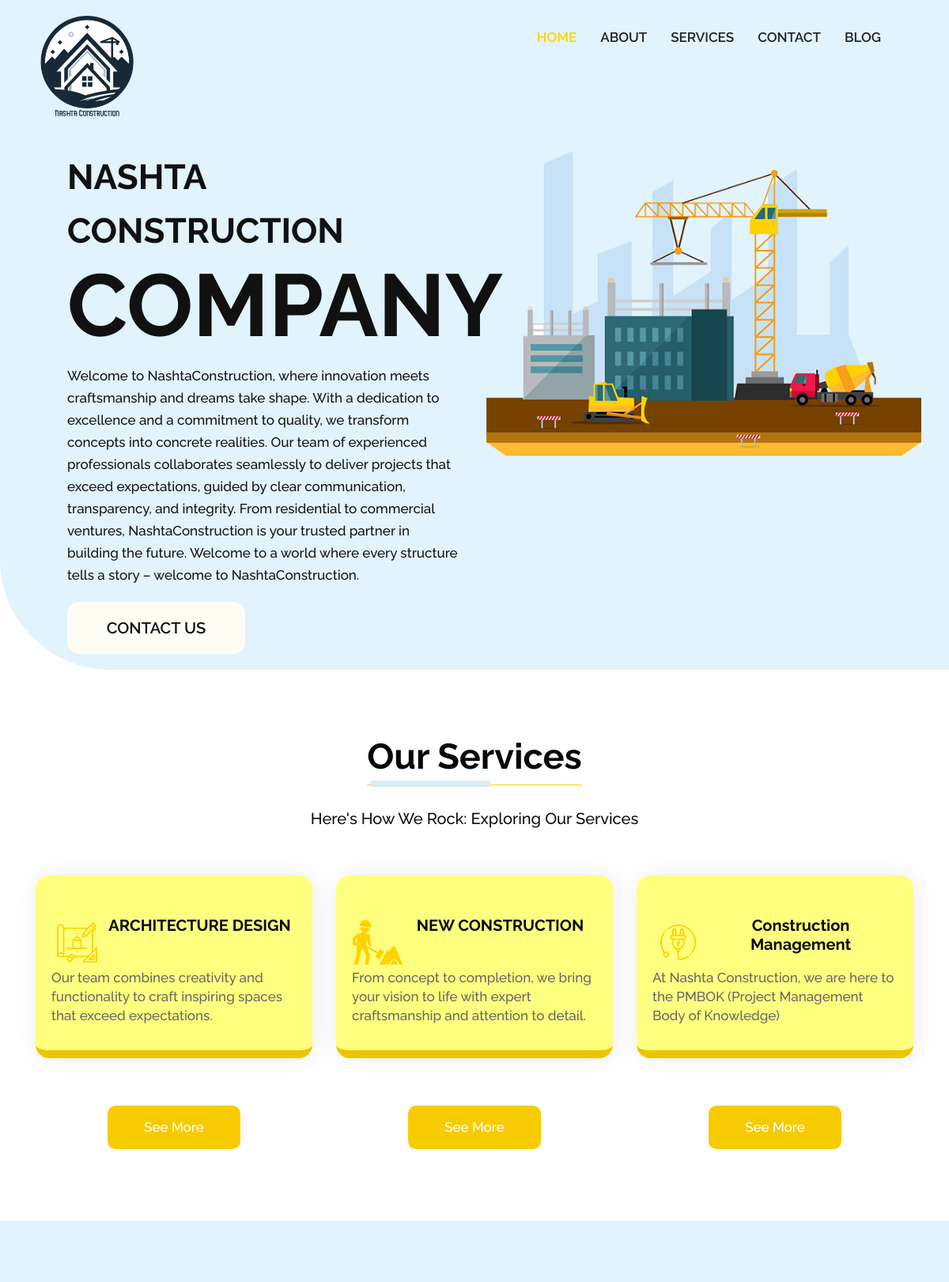
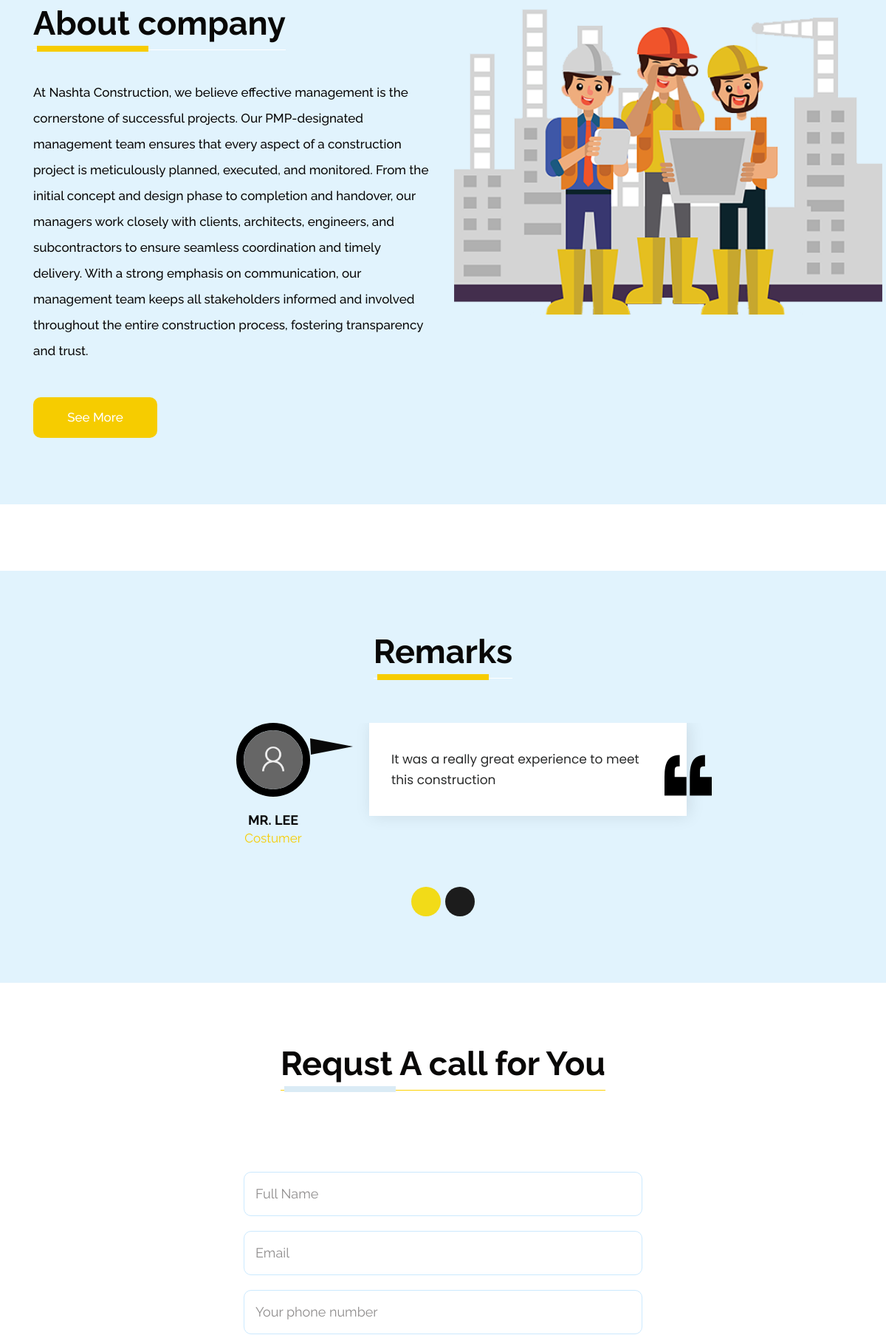
The page / (upper part) on the database its author committed (2 pictures, top to bottom).
### home/models.py (models this page shows, shortened)
class Config(models.Model):
    address = models.CharField(max_length=186)
    phone = models.CharField(max_length=186)
    email = models.CharField(max_length=320)
    logo = models.ImageField(upload_to='images', blank=True)
    author = models.CharField(max_length=186)
    description = models.TextField()
    keywords = models.CharField(max_length=600, help_text="You can seprate them with comma|','")
    founder_image = models.ImageField(upload_to='images/')

class Remark(models.Model):
    name = models.CharField(max_length=186)
    description = models.TextField()

### home/views.py (the view)
# urls.py: path('', views.HomePageView.as_view(), name='home'),
class HomePageView(TemplateView):
    template_name = 'home.html'
    def get_context_data(self, **kwargs):
        context = super().get_context_data(**kwargs)
        context["contact_form"] = ContactForm
        context["remarks"] = Remark.objects.all()[:5]
        return context

### home/templatetags/configuration_manage.py (called while the page is built)
@register.simple_tag
def get_config(part):
    config = Config.objects.first()
    match part:
        case "address":
            return config.address
        case "phone":
            return config.phone
        case "email":
            return config.email
        case "logo":
            return config.logo.url
        case "keywords":
            return config.keywords
        case "author":
            return config.author
        case "description":
            return config.description

### home/templates/home.html (shortened to what this page needs)
{% extends 'base.html' %}
{% block content %}{% load static %}
    <div class="services">
        <div class="container">
            <div class="row">
                <div class="col-md-12">
                    <div class="titlepage">
                        <h2>Our Services</h2>
                        <p>
                            Here's How We Rock: Exploring Our Services
                        </p>
                    </div>
                </div>
            </div>
            <div class="row">
                <div class="col-md-4">
                    <div id="co_hocha" class="services_box">
                        <div class="flex">
                            <i><img src="{% static 'images/thr.png' %}" alt="#"/></i>
                            <h3>ARCHITECTURE DESIGN</h3>
                        </div>
                        <p>
                            Our team combines creativity and functionality to craft inspiring spaces that exceed
                            expectations.
                        </p>
                    </div>
                    <a class="read_more" href="{% url 'home:our_services' %}">See More</a>
                </div>
                <div class="col-md-4">
                    <div id="co_hocha" class="services_box">
                        <div class="flex">
                            <i><img src="{% static 'images/thr1.png' %}" alt="#"/></i>
                            <h3>NEW CONSTRUCTION</h3>
                        </div>
                        <p>
                            From concept to completion, we bring your vision to life with expert craftsmanship and
                            attention to detail.
                        </p>
                    </div>
                    <a class="read_more" href="{% url 'home:our_services' %}">See More</a>
                </div>
                <div class="col-md-4">
                    <div id="co_hocha" class="services_box">
                        <div class="flex">
                            <i><img src="{% static 'images/thr2.png' %}" alt="#"/></i>
                            <h3>Construction Management</h3>
                        </div>
                        <p>
                            At Nashta Construction, we are here to the PMBOK (Project Management Body of Knowledge)
                        </p>
                    </div>
                    <a class="read_more" href="{% url 'home:our_services' %}">See More</a>
                </div>
            </div>
        </div>
    </div>
    <div class="about">
        <div class="container">
            <div class="row">
                <div class="col-md-6">
                    <div class="about_box">
                        <div class="titlepage">
                            <h2>About company</h2>
                        </div>
                        <p>
                            At Nashta Construction, we believe effective management is the cornerstone of successful
                            projects. Our PMP-designated management team ensures that every aspect of a construction
                            project is meticulously planned, executed, and monitored. From the initial concept and
                            design phase to completion and handover, our managers work closely with clients, architects,
                            engineers, and subcontractors to ensure seamless coordination and timely delivery. With a
                            strong emphasis on communication, our management team keeps all stakeholders informed and
                            involved throughout the entire construction process, fostering transparency and trust.
                        </p>
                        <a class="read_more" href="{% url 'home:about_us' %}">See More</a>
                    </div>
                </div>
                <div class="col-md-6">
                    <div class="about_img">
                        <figure>
                            <img src="{% static 'images/about.png' %}" alt="#"/>
                        </figure>
                    </div>
                </div>
            </div>
        </div>
    </div>
    <div class="testimonial">
        <div class="container">
            <div class="row">
                <div class="col-md-12">
                    <div class="titlepage">
                        <h2>Remarks</h2>
                    </div>
                </div>
            </div>
            <div class="row">
                <div class="col-md-8 offset-md-2">
                    <div id="myCarousel" class="carousel slide testimonial_Carousel" data-ride="carousel">
                        <ol class="carousel-indicators">
                            {% for remark in remarks %}
                                <li data-target="#myCarousel" data-slide-to="{{ forloop.counter0 }}"
                                    {% if forloop.first %}class="active"{% endif %}></li>
                            {% endfor %}
                        </ol>
                        <div class="carousel-inner">
                            {% for remark in remarks %}
                                <div class="carousel-item {% if forloop.first %}active{% endif %}">
                                    <div class="container">
                                        <div class="carousel-caption">
                                            <div class="row">
                                                <div class="col-md-4 col-sm-4 margin_boot">
                                                    <div class="profile_img">
                                                        <img src="{% static 'images/default profile.png' %}"
                                                             width="100px"
                                                             alt="{{ remark.name }}">
                                                        <h4>{{ remark.name }}</h4>
                                                        <span>Costumer</span>
                                                    </div>
                                                </div>
                                                <div class="col-md-8 col-sm-8">
                                                    <div class="test_box">
                                                        <p>{{ remark.description }}</p>
                                                        <i><img src="{% static 'images/ticon.png' %}" alt="#"></i>
                                                    </div>
                                                </div>
                                            </div>
                                        </div>
                                    </div>
                                </div>
                            {% endfor %}
                        </div>
                    </div>
                </div>
            </div>
        </div>
    </div>
    <div id="contact" class="contact">
        <div class="container">
            <div class="row">
                <div class="col-md-12">
                    <div class="titlepage">
                        <h2>Requst A call for You</h2>
                    </div>
                </div>
            </div>
            <div class="row">
                <div class="col-md-6 offset-md-3">
                    <form id="request" method="post" action="{% url 'home:contact_form_submit' %}" class="main_form">
                        <div class="row">{% csrf_token %}
                            {% for field in contact_form %}
                                <div class="col-12">
                                    {{ field }}
                                </div>
                            {% endfor %}
                        </div>
                    </form>
                </div>
            </div>
        </div>
    </div>
{% endblock %}

### home/templates/components/_header.html (shortened to what this page needs)
<header>{% load static %}{% load configuration_manage %}
    <div class="header">
        <div class="container-fluid">
            <div class="row">
                <div
                        class="col-xl-3 col-lg-3 col-md-3 col-sm-3 col logo_section"
                >
                    <div class="full">
                        <div class="center-desk">
                            <div class="logo">
                                <a href="/"
                                ><img
                                        src="{% get_config 'logo' %}"
                                        width="130"
                                        alt="logo"
                                /></a>
                            </div>
                        </div>
                    </div>
                </div>
                <div class="col-xl-9 col-lg-9 col-md-9 col-sm-9">
                    <nav
                            class="navigation navbar navbar-expand-md navbar-dark"
                    >
                        <div
                                class="collapse navbar-collapse"
                                id="navbarsExample04"
                        >
                            {% include 'components/_navigation.html' %}
                        </div>
                    </nav>
                </div>
            </div>
        </div>
    </div>
</header>

### static/css/icomoon.css (style rules this page uses)
body { background: #fff; }

### rows shown on the page
Config: logo (picture)
Remark: name "MR. LEE", description "It was a really great experience to meet this construction"
